Frame 1 (no input): blank canvas, image omitted
Frame 60 (the mouse pressed at the canvas centre just before this capture): blank canvas, image omitted
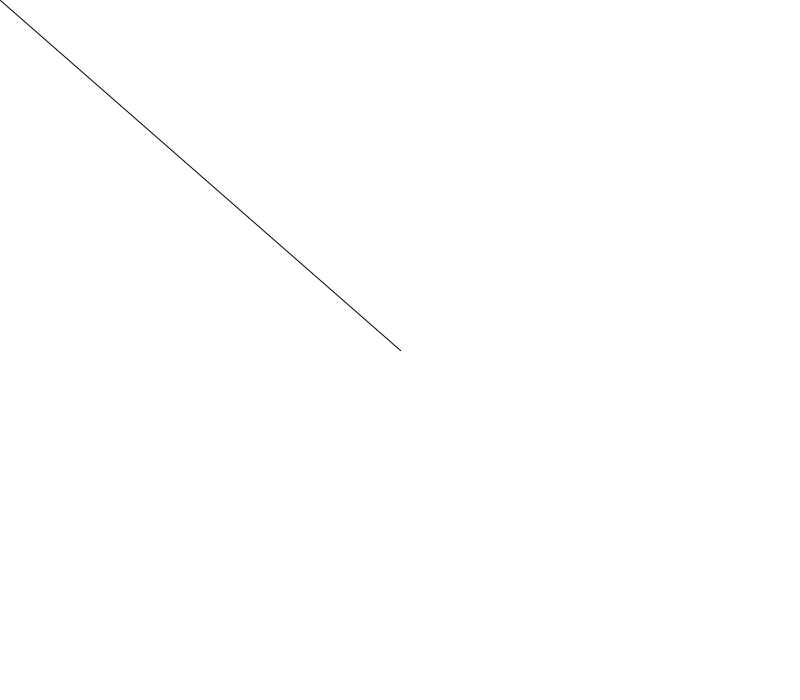
Frame 120 (the mouse held since frame 60 and released just before this capture)

The Processing sketch whose frames 1 and 60 were blank and that drew this single picture after the mouse press (run headless with seeded random() and noise(); from frame 60 on, the mouse is pressed at the canvas centre):

// Processing sketch: processing_65787
// ── processing_65787.pde

/* OpenProcessing Tweak of *@*http://www.openprocessing.org/sketch/65708*@* */
/* !do not delete the line above, required for linking your tweak if you re-upload */
int x = 0;
int y = 0;

void setup() {
  size(800, 700);
  background(255);
  smooth();
}

void draw() {
  if (mousePressed) {
    line(mouseX, mouseY, pmouseX, pmouseY);
  }
  if (keyPressed) {
    if (key == 'n') {
      background(255);
    }
    if (key == 'R') {
      stroke(255, 36, 36);
    } 
    if (key == 'r') {
      stroke(255,144,144);
    }
    if (key == 'O') {
      stroke(255, 111, 0);
    }
     if (key == 'o') {
      stroke(255,168,100);
    }
    if (key == 'y') {
      stroke(255, 247, 0);
    }
     if (key == 'Y') {
      stroke(250,230,0);
    }
    if (key == 'G') {
      stroke(22, 210, 10);
    }
     if(key == 'g'){
      stroke(127,247,12);
    }
    if (key == 'B') {
      stroke(2, 102, 222);
    }
     if (key == 'b') {
      stroke(49, 226, 255);
    }
    if (key == 'v') {
      stroke(192, 2, 222);
    }
     if (key == 'V') {
      stroke(109,47,118);
    }
    if (key == 'P') {
      stroke(255, 49, 231);
    }
     if (key == 'p') {
      stroke(255,170,231);
    }
    if (key == 'a') {
      stroke(49, 255, 236);
    }
    if (key == 'e') {
      stroke(255, 255, 255);
    }
    if (key == ' ') {
      stroke(0);
    }
    if (key == 'c') {
      stroke(149, 78, 45);
    }
     if (key == 'm') {
      stroke(180,180,171);
    }
    if (key == CODED) {
      if (keyCode == UP) {
        strokeWeight(x++);
      }
      if (keyCode == DOWN) {
        strokeWeight(y);
      }
    }
  }
}

/*      KEY
 R =   red
 r =   light red
 O =   orange
 o =   light orange
 Y =   yellow
 y =   light yellow
 G =   green
 g =   light green
 B =   blue
 b =   light blue
 V =   violet
 v =   light violet
 P =   pink
 p =   light pink
 a =   aqua
   =   black 
 c =   brown
 m =   gray
 n =   new
 e =   erase
 */
